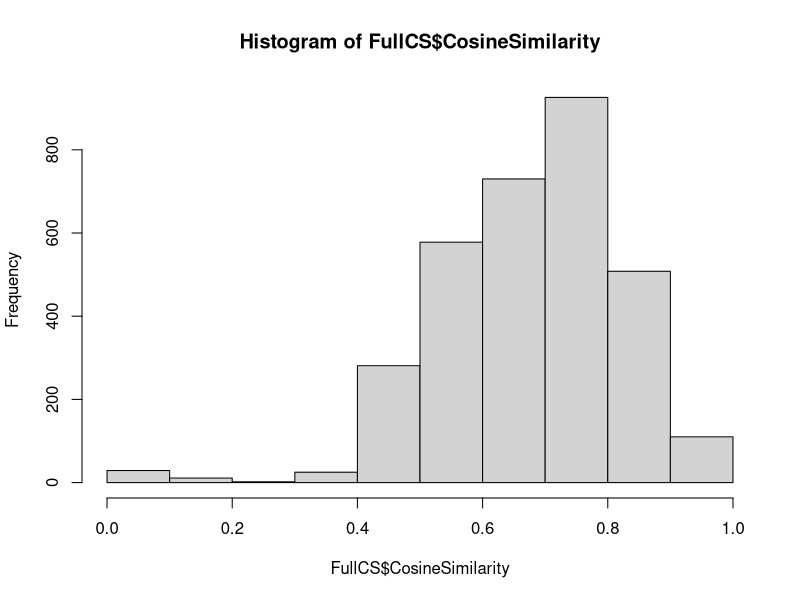
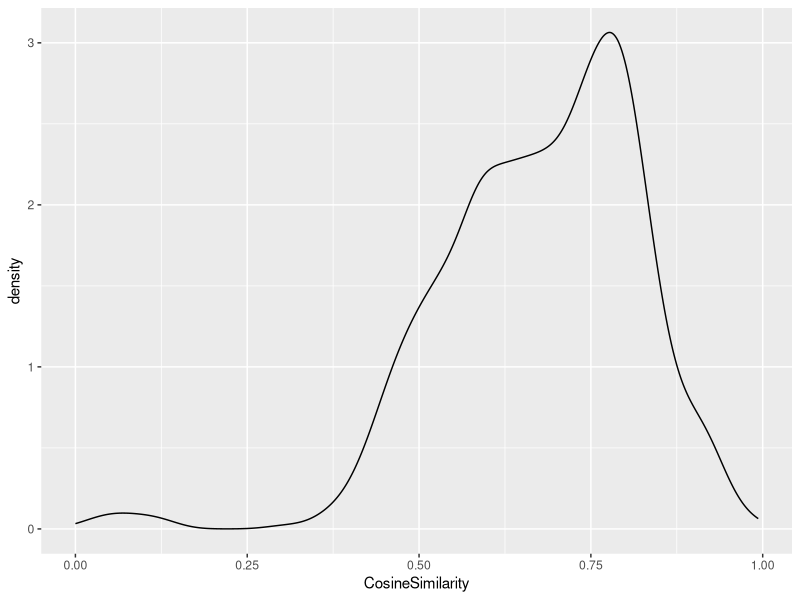

Reproduce these figures in R, in order.
## ---- chunk 1
knitr::opts_chunk$set(echo = TRUE)
## ---- chunk 2
library(tidyverse)
library(MASS)
library(broom)

Race <- read.csv("BERT_base_cased_Race.csv")
Gender <- read.csv("BERT_base_cased_Gender.csv")
Career <- read.csv("BERT_base_cased_Career.csv")
Race$Race <- factor(Race$Race, levels = c("White", "Chinese", "Latinx", "Black"))

refRace <- "White"
Race$Race <- relevel(factor(Race$Race), ref = refRace)
Race_P <- Race %>%
  filter(Good_or_Bad == "Good")
Race_U <- Race %>%
  filter(Good_or_Bad == "Bad")

#########################
# Min-Max Normalization #
#########################

# Example datasets
cosine_similarities_1 <- Race_P$CosineSimilarity
cosine_similarities_2 <- Race_U$CosineSimilarity
cosine_similarities_3 <- Gender$CosineSimilarity
cosine_similarities_4 <- Career$CosineSimilarity

# Combine the datasets into a matrix
cosine_matrix <- cbind(cosine_similarities_1, cosine_similarities_2, cosine_similarities_3, cosine_similarities_4)

# Find the overall minimum and maximum values
min_value <- min(cosine_matrix)
max_value <- max(cosine_matrix)

# Apply min-max normalization
min_max_normalized <- (cosine_matrix - min_value) / (max_value - min_value)

# Replace the original datasets with normalized values
Race_P$CosineSimilarity <- min_max_normalized[, 1]
Race_U$CosineSimilarity <- min_max_normalized[, 2]
Gender$CosineSimilarity <- min_max_normalized[, 3]
Career$CosineSimilarity <- min_max_normalized[, 4]
#Sample for Presentation
write.csv(Gender, "Gender_Normalized.csv")

# Reference Factors and Splitting other data sets for analysis


refGender <- "M"
Gender$Gender <- relevel(factor(Gender$Gender), ref = refGender)
Career$Gender <- relevel(factor(Career$Gender), ref = refGender)

Gender_P <- Gender %>%
  filter(Good_or_Bad == "Good")
Gender_U <- Gender %>%
  filter(Good_or_Bad == "Bad")

Career_S <- Career %>%
  filter(STEM == "Yes")
Career_N <- Career %>%
  filter(STEM == "No")

########################
# Analysis of Variance #
########################

#Race
RacePANOVA <- aov(CosineSimilarity ~ Race, data = Race_P)
tukey_PR <- TukeyHSD(RacePANOVA)
RacePANOVA
tukey_PR

RaceUANOVA <- aov(CosineSimilarity ~ Race, data = Race_U)
tukey_UR <- TukeyHSD(RaceUANOVA)
RaceUANOVA
tukey_UR

#Gender
GenderPANOVA <- aov(CosineSimilarity ~ Gender, data = Gender_P)
tukey_PG <- TukeyHSD(GenderPANOVA)
GenderPANOVA
tukey_PG

GenderUANOVA <- aov(CosineSimilarity ~ Gender, data = Gender_U)
tukey_UG <- TukeyHSD(GenderUANOVA)
GenderUANOVA
tukey_UG

#Career
CareerSANOVA <- aov(CosineSimilarity ~ Gender, data = Career_S)
tukey_SC <- TukeyHSD(CareerSANOVA)
CareerSANOVA
tukey_SC

CareerNANOVA <- aov(CosineSimilarity ~ Gender, data = Career_N)
tukey_NC <- TukeyHSD(CareerNANOVA)
CareerNANOVA
tukey_NC

##########
# T-Test #
##########

#Race
#Pleasant Words
WhiteP <- Race_P %>%
  filter(Race == "White")
OtherP <- Race_P %>%
  filter(Race != "White")
t_raceP <- t.test(WhiteP$CosineSimilarity, OtherP$CosineSimilarity)
t_raceP

#Individual races compared to White with Pleasant Words
list = list('Black','Latinx','Chinese')
for (i in list){
  t_test_P_result <- t.test(WhiteP$CosineSimilarity, subset(OtherP, Race == i)$CosineSimilarity)
  print(t_test_P_result)
}

#Unpleasant Words
WhiteU <- Race_U %>%
  filter(Race == "White")
OtherU <- Race_U %>%
  filter(Race != "White")
t_raceU <- t.test(WhiteU$CosineSimilarity, OtherU$CosineSimilarity)
t_raceU

#Individual races compared to White with Pleasant Words
list = list('Black','Latinx','Chinese')
for (i in list){
  t_test_U_result <- t.test(WhiteU$CosineSimilarity, subset(OtherU, Race == i)$CosineSimilarity)
  print(t_test_U_result)
}

#Gender
MaleP <- Gender_P %>%
  filter(Gender == "M")
FemaleP <- Gender_P %>%
  filter(Gender == "F")
t_genderP <- t.test(MaleP$CosineSimilarity, FemaleP$CosineSimilarity)
t_genderP

MaleU <- Gender_U %>%
  filter(Gender == "M")
FemaleU <- Gender_U %>%
  filter(Gender == "F")
t_genderU <- t.test(MaleU$CosineSimilarity, FemaleU$CosineSimilarity)
t_genderU

#Career
MaleS <- Career_S %>%
  filter(Gender == "M")
FemaleS <- Career_S %>%
  filter(Gender == "F")
t_careerS <- t.test(MaleS$CosineSimilarity, FemaleS$CosineSimilarity)
t_careerS

MaleN <- Career_N %>%
  filter(Gender == "M")
FemaleN <- Career_N %>%
  filter(Gender == "F")
t_careerN <- t.test(MaleN$CosineSimilarity, FemaleN$CosineSimilarity)
t_careerN

##############
# Regression #
##############

#Race
RacePCoeff <- lm(CosineSimilarity ~ Race, data = Race_P)
summary(RacePCoeff)
tidy_output <- tidy(RacePCoeff)
write.csv(tidy_output, "BERT_base_cased_lm_RaceP.csv", row.names = FALSE)

RaceUCoeff <- lm(CosineSimilarity ~ Race, data = Race_U)
summary(RaceUCoeff)
tidy_output <- tidy(RaceUCoeff)
write.csv(tidy_output, "BERT_base_cased_lm_RaceU.csv", row.names = FALSE)

#Gender
GenderPCoeff <- lm(CosineSimilarity ~ Gender, data = Gender_P)
summary(GenderPCoeff)
tidy_output <- tidy(GenderPCoeff)
write.csv(tidy_output, "BERT_base_cased_lm_GenderP.csv", row.names = FALSE)

GenderUCoeff <- lm(CosineSimilarity ~ Gender, data = Gender_U)
summary(GenderUCoeff)
tidy_output <- tidy(GenderUCoeff)
write.csv(tidy_output, "BERT_base_cased_lm_GenderU.csv", row.names = FALSE)

#Career
CareerSCoeff <- lm(CosineSimilarity ~ Gender, data = Career_S)
summary(CareerSCoeff)
tidy_output <- tidy(CareerSCoeff)
write.csv(tidy_output, "BERT_base_cased_lm_CareerS.csv", row.names = FALSE)

CareerNCoeff <- lm(CosineSimilarity ~ Gender, data = Career_N)
summary(CareerNCoeff)
tidy_output <- tidy(CareerNCoeff)
write.csv(tidy_output, "BERT_base_cased_lm_CareerN.csv", row.names = FALSE)
## ---- chunk 3
#############################
# ANOVA and T-Test Analysis #
#############################

TukeyHSD_result_list <- list(tukey_NC, tukey_SC, tukey_PG, tukey_UG, tukey_PR, tukey_UR)
list = list("NC","SC","PG","UG","PR","UR")
tidy_tukey_df <- data.frame(term = character(0), contrast = character(0), estimate = numeric(0),
                            null.value = numeric(0), conf.low = numeric(0), conf.high = numeric(0),
                            adj.p.value = numeric(0), TestName = character(0), Model = character(0))

for (i in seq_along(TukeyHSD_result_list)) {
  tidy_result <- tidy(TukeyHSD_result_list[[i]])
  tidy_result$TestName <- list[[i]]
  tidy_result$Model <- "BERT_base_cased"
  
  # Append the tidy_result to tidy_tukey_df
  tidy_tukey_df <- bind_rows(tidy_tukey_df, tidy_result)
}
write.csv(tidy_tukey_df, "tidytukey.csv")
## ---- chunk 4
FullCS <- full_join(Gender, Race)
FullCS <- full_join(FullCS, Career)

hist(FullCS$CosineSimilarity)
ggplot(FullCS, aes(CosineSimilarity)) + geom_density()

